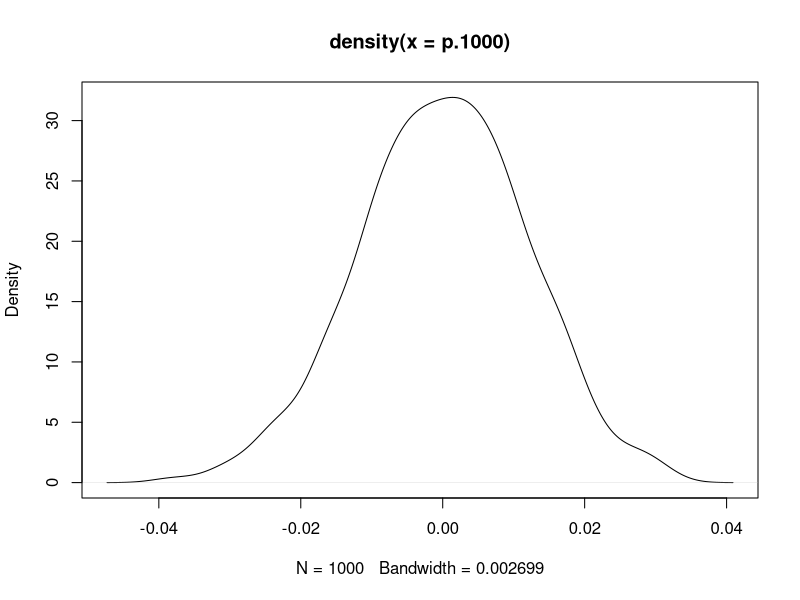

Write R code to recreate this figure.
## ---- chunk 1
binomial.MOM <- function(p=0.1, n=25, size=25) {
  x <- rbinom(n=n, size=size, prob=p) # generate random numbers from binomial
	p.est <- mean(x)/size # The method of moments estimated value for p
	p.diff <- p - p.est # difference between true value and estimate
	p.diff}
## ---- chunk 2
p.1000 <- replicate(1000, binomial.MOM(p=0.1, size=25))
plot(density(p.1000))
